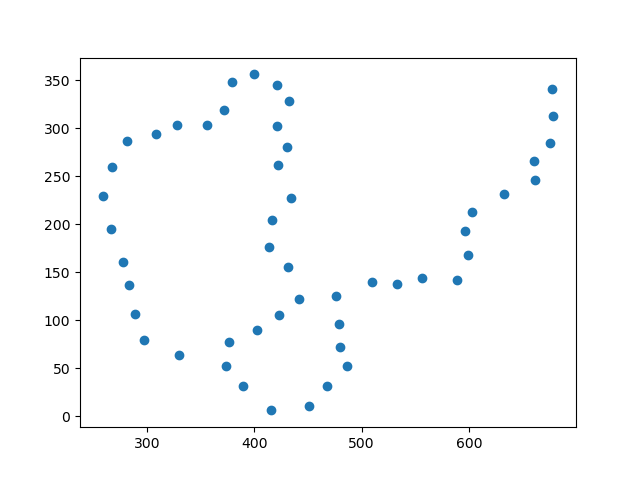

Reproduce this figure in Python.
import numpy as np
from matplotlib import pyplot as plt
filename = 'Wiggle1.txt'
x,y = np.loadtxt(filename, unpack=True, dtype=float, delimiter=',', usecols=(0,1))

plt.scatter(x,y)
plt.savefig('read_data.png')
